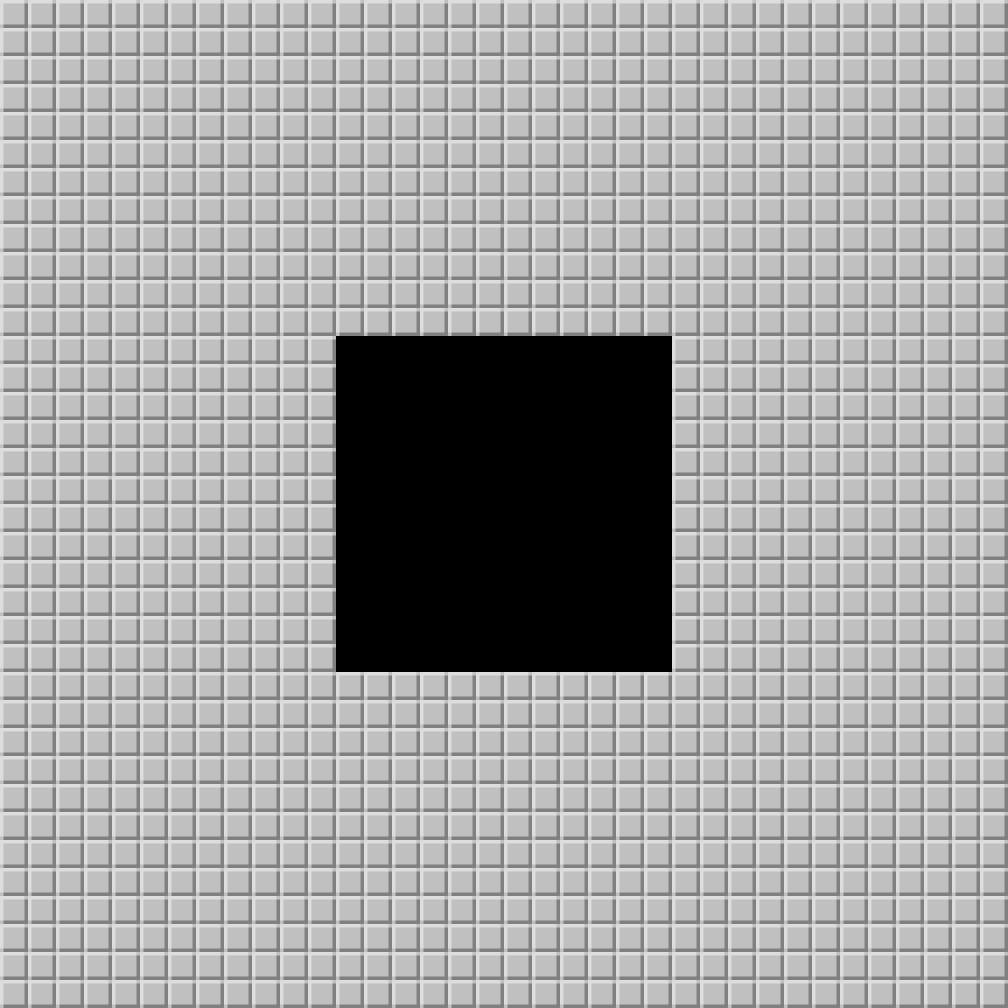

This game map was drawn from its Tiled (.tmx) file and the tilesets committed beside it. A one-line description and the full map source follow:
An orthogonal 36x36 tile map with 28x28 px tiles, 1 tile layer (圖塊層 1).

<map version="1.10" tiledversion="1.11.2" orientation="orthogonal" renderorder="right-down" width="36" height="36" tilewidth="28" tileheight="28" infinite="0" nextlayerid="2" nextobjectid="1">
 <tileset firstgid="1" source="Resource.tsx" />
 <layer id="1" name="圖塊層 1" width="36" height="36">
  <data encoding="csv">
6,6,6,6,6,6,6,6,6,6,6,6,6,6,6,6,6,6,6,6,6,6,6,6,6,6,6,6,6,6,6,6,6,6,6,6,
6,6,6,6,6,6,6,6,6,6,6,6,6,6,6,6,6,6,6,6,6,6,6,6,6,6,6,6,6,6,6,6,6,6,6,6,
6,6,6,6,6,6,6,6,6,6,6,6,6,6,6,6,6,6,6,6,6,6,6,6,6,6,6,6,6,6,6,6,6,6,6,6,
6,6,6,6,6,6,6,6,6,6,6,6,6,6,6,6,6,6,6,6,6,6,6,6,6,6,6,6,6,6,6,6,6,6,6,6,
6,6,6,6,6,6,6,6,6,6,6,6,6,6,6,6,6,6,6,6,6,6,6,6,6,6,6,6,6,6,6,6,6,6,6,6,
6,6,6,6,6,6,6,6,6,6,6,6,6,6,6,6,6,6,6,6,6,6,6,6,6,6,6,6,6,6,6,6,6,6,6,6,
6,6,6,6,6,6,6,6,6,6,6,6,6,6,6,6,6,6,6,6,6,6,6,6,6,6,6,6,6,6,6,6,6,6,6,6,
6,6,6,6,6,6,6,6,6,6,6,6,6,6,6,6,6,6,6,6,6,6,6,6,6,6,6,6,6,6,6,6,6,6,6,6,
6,6,6,6,6,6,6,6,6,6,6,6,6,6,6,6,6,6,6,6,6,6,6,6,6,6,6,6,6,6,6,6,6,6,6,6,
6,6,6,6,6,6,6,6,6,6,6,6,6,6,6,6,6,6,6,6,6,6,6,6,6,6,6,6,6,6,6,6,6,6,6,6,
6,6,6,6,6,6,6,6,6,6,6,6,6,6,6,6,6,6,6,6,6,6,6,6,6,6,6,6,6,6,6,6,6,6,6,6,
6,6,6,6,6,6,6,6,6,6,6,6,6,6,6,6,6,6,6,6,6,6,6,6,6,6,6,6,6,6,6,6,6,6,6,6,
6,6,6,6,6,6,6,6,6,6,6,6,7,7,7,7,7,7,7,7,7,7,7,7,6,6,6,6,6,6,6,6,6,6,6,6,
6,6,6,6,6,6,6,6,6,6,6,6,7,7,7,7,7,7,7,7,7,7,7,7,6,6,6,6,6,6,6,6,6,6,6,6,
6,6,6,6,6,6,6,6,6,6,6,6,7,7,7,7,7,7,7,7,7,7,7,7,6,6,6,6,6,6,6,6,6,6,6,6,
6,6,6,6,6,6,6,6,6,6,6,6,7,7,7,7,7,7,7,7,7,7,7,7,6,6,6,6,6,6,6,6,6,6,6,6,
6,6,6,6,6,6,6,6,6,6,6,6,7,7,7,7,7,7,7,7,7,7,7,7,6,6,6,6,6,6,6,6,6,6,6,6,
6,6,6,6,6,6,6,6,6,6,6,6,7,7,7,7,7,7,7,7,7,7,7,7,6,6,6,6,6,6,6,6,6,6,6,6,
6,6,6,6,6,6,6,6,6,6,6,6,7,7,7,7,7,7,7,7,7,7,7,7,6,6,6,6,6,6,6,6,6,6,6,6,
6,6,6,6,6,6,6,6,6,6,6,6,7,7,7,7,7,7,7,7,7,7,7,7,6,6,6,6,6,6,6,6,6,6,6,6,
6,6,6,6,6,6,6,6,6,6,6,6,7,7,7,7,7,7,7,7,7,7,7,7,6,6,6,6,6,6,6,6,6,6,6,6,
6,6,6,6,6,6,6,6,6,6,6,6,7,7,7,7,7,7,7,7,7,7,7,7,6,6,6,6,6,6,6,6,6,6,6,6,
6,6,6,6,6,6,6,6,6,6,6,6,7,7,7,7,7,7,7,7,7,7,7,7,6,6,6,6,6,6,6,6,6,6,6,6,
6,6,6,6,6,6,6,6,6,6,6,6,7,7,7,7,7,7,7,7,7,7,7,7,6,6,6,6,6,6,6,6,6,6,6,6,
6,6,6,6,6,6,6,6,6,6,6,6,6,6,6,6,6,6,6,6,6,6,6,6,6,6,6,6,6,6,6,6,6,6,6,6,
6,6,6,6,6,6,6,6,6,6,6,6,6,6,6,6,6,6,6,6,6,6,6,6,6,6,6,6,6,6,6,6,6,6,6,6,
6,6,6,6,6,6,6,6,6,6,6,6,6,6,6,6,6,6,6,6,6,6,6,6,6,6,6,6,6,6,6,6,6,6,6,6,
6,6,6,6,6,6,6,6,6,6,6,6,6,6,6,6,6,6,6,6,6,6,6,6,6,6,6,6,6,6,6,6,6,6,6,6,
6,6,6,6,6,6,6,6,6,6,6,6,6,6,6,6,6,6,6,6,6,6,6,6,6,6,6,6,6,6,6,6,6,6,6,6,
6,6,6,6,6,6,6,6,6,6,6,6,6,6,6,6,6,6,6,6,6,6,6,6,6,6,6,6,6,6,6,6,6,6,6,6,
6,6,6,6,6,6,6,6,6,6,6,6,6,6,6,6,6,6,6,6,6,6,6,6,6,6,6,6,6,6,6,6,6,6,6,6,
6,6,6,6,6,6,6,6,6,6,6,6,6,6,6,6,6,6,6,6,6,6,6,6,6,6,6,6,6,6,6,6,6,6,6,6,
6,6,6,6,6,6,6,6,6,6,6,6,6,6,6,6,6,6,6,6,6,6,6,6,6,6,6,6,6,6,6,6,6,6,6,6,
6,6,6,6,6,6,6,6,6,6,6,6,6,6,6,6,6,6,6,6,6,6,6,6,6,6,6,6,6,6,6,6,6,6,6,6,
6,6,6,6,6,6,6,6,6,6,6,6,6,6,6,6,6,6,6,6,6,6,6,6,6,6,6,6,6,6,6,6,6,6,6,6,
6,6,6,6,6,6,6,6,6,6,6,6,6,6,6,6,6,6,6,6,6,6,6,6,6,6,6,6,6,6,6,6,6,6,6,6
</data>
 </layer>
</map>
